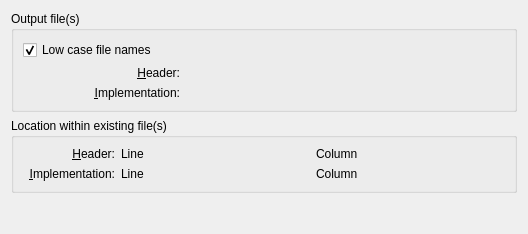
<?xml version="1.0" encoding="UTF-8"?>
<ui version="4.0">
 <class>OutputLocationDialog</class>
 <widget class="QWidget" name="OutputLocationDialog">
  <property name="geometry">
   <rect>
    <x>0</x>
    <y>0</y>
    <width>528</width>
    <height>234</height>
   </rect>
  </property>
  <layout class="QVBoxLayout" name="verticalLayout">
   <item>
    <widget class="QGroupBox" name="groupBox">
     <property name="title">
      <string>Output file(s)</string>
     </property>
     <property name="flat">
      <bool>true</bool>
     </property>
     <property name="checkable">
      <bool>false</bool>
     </property>
     <layout class="QGridLayout" name="gridLayout">
      <item row="1" column="0">
       <widget class="QLabel" name="headerLabel1">
        <property name="text">
         <string>&amp;Header:</string>
        </property>
        <property name="alignment">
         <set>Qt::AlignRight|Qt::AlignTrailing|Qt::AlignVCenter</set>
        </property>
        <property name="buddy">
         <cstring>headerUrl</cstring>
        </property>
       </widget>
      </item>
      <item row="1" column="2">
       <widget class="KUrlRequester" name="headerUrl"/>
      </item>
      <item row="2" column="0">
       <widget class="QLabel" name="label_2">
        <property name="text">
         <string>&amp;Implementation:</string>
        </property>
        <property name="alignment">
         <set>Qt::AlignRight|Qt::AlignTrailing|Qt::AlignVCenter</set>
        </property>
        <property name="buddy">
         <cstring>implementationUrl</cstring>
        </property>
       </widget>
      </item>
      <item row="2" column="2">
       <widget class="KUrlRequester" name="implementationUrl"/>
      </item>
      <item row="0" column="0" colspan="3">
       <widget class="QCheckBox" name="lowerFilenameCheckBox">
        <property name="text">
         <string>Low case file names</string>
        </property>
        <property name="checked">
         <bool>true</bool>
        </property>
       </widget>
      </item>
     </layout>
    </widget>
   </item>
   <item>
    <widget class="QGroupBox" name="groupBox_2">
     <property name="enabled">
      <bool>true</bool>
     </property>
     <property name="title">
      <string>Location within existing file(s)</string>
     </property>
     <property name="flat">
      <bool>true</bool>
     </property>
     <layout class="QGridLayout" name="gridLayout_2">
      <item row="0" column="0">
       <widget class="QLabel" name="headerLabel2">
        <property name="text">
         <string>&amp;Header:</string>
        </property>
        <property name="alignment">
         <set>Qt::AlignRight|Qt::AlignTrailing|Qt::AlignVCenter</set>
        </property>
        <property name="buddy">
         <cstring>headerUrl</cstring>
        </property>
       </widget>
      </item>
      <item row="0" column="1">
       <widget class="QLabel" name="headerRowLabel">
        <property name="text">
         <string>Line</string>
        </property>
       </widget>
      </item>
      <item row="0" column="2">
       <widget class="KIntNumInput" name="headerLineNumber"/>
      </item>
      <item row="0" column="3">
       <widget class="QLabel" name="headerColumnLabel">
        <property name="text">
         <string>Column</string>
        </property>
       </widget>
      </item>
      <item row="0" column="4">
       <widget class="KIntNumInput" name="headerColumnNumber"/>
      </item>
      <item row="1" column="0">
       <widget class="QLabel" name="label_4">
        <property name="text">
         <string>&amp;Implementation:</string>
        </property>
        <property name="alignment">
         <set>Qt::AlignRight|Qt::AlignTrailing|Qt::AlignVCenter</set>
        </property>
        <property name="buddy">
         <cstring>implementationUrl</cstring>
        </property>
       </widget>
      </item>
      <item row="1" column="1">
       <widget class="QLabel" name="label_7">
        <property name="text">
         <string>Line</string>
        </property>
       </widget>
      </item>
      <item row="1" column="2">
       <widget class="KIntNumInput" name="implementationLineNumber"/>
      </item>
      <item row="1" column="3">
       <widget class="QLabel" name="label_8">
        <property name="text">
         <string>Column</string>
        </property>
       </widget>
      </item>
      <item row="1" column="4">
       <widget class="KIntNumInput" name="implementationColumnNumber"/>
      </item>
     </layout>
    </widget>
   </item>
   <item>
    <spacer name="verticalSpacer">
     <property name="orientation">
      <enum>Qt::Vertical</enum>
     </property>
     <property name="sizeHint" stdset="0">
      <size>
       <width>20</width>
       <height>5</height>
      </size>
     </property>
    </spacer>
   </item>
  </layout>
 </widget>
 <customwidgets>
  <customwidget>
   <class>KIntNumInput</class>
   <extends>QWidget</extends>
   <header>knuminput.h</header>
  </customwidget>
  <customwidget>
   <class>KUrlRequester</class>
   <extends>QFrame</extends>
   <header>kurlrequester.h</header>
  </customwidget>
 </customwidgets>
 <resources/>
 <connections/>
</ui>
